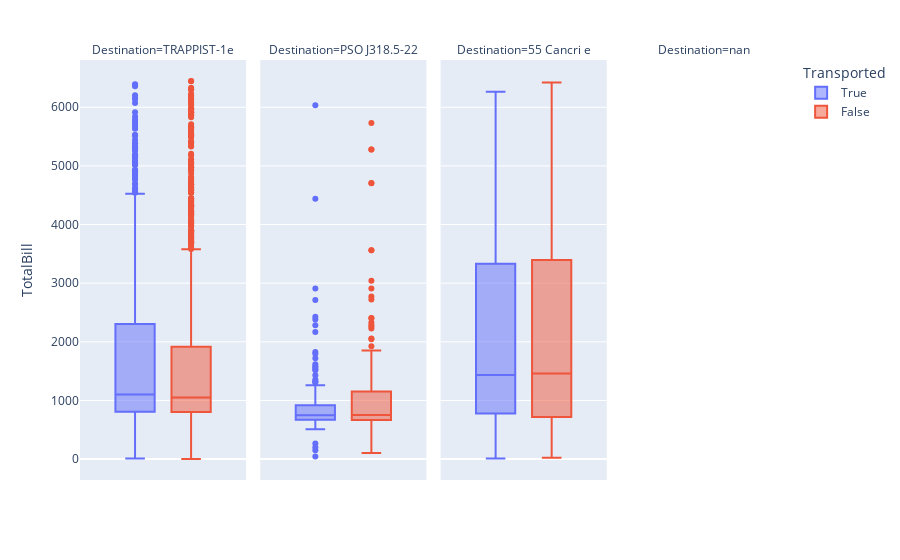

Notebook cell for this chart:
### Code cell
px.box(data_frame= df_in_use.query("TotalBill > TotalBill.quantile(0.05) and TotalBill < TotalBill.quantile(0.95)"), y = 'TotalBill', color= 'Transported', facet_col = 'Destination')

### Figure 1 — Plotly figure (JSON) as saved in the notebook; plotly's stock layout.template omitted (floating-point values rounded to 4 significant figures; data arrays with more than 128 entries replaced by an {"elided": "..."} marker saying what was removed)
{"data": [{"alignmentgroup": "True", "hovertemplate": "Transported=True<br>Destination=TRAPPIST-1e<br>TotalBill=%{y}<extra></extra>", "legendgroup": "True", "marker": {"color": "#636efa"}, "name": "True", "notched": false, "offsetgroup": "True", "orientation": "v", "showlegend": true, "type": "box", "x0": " ", "xaxis": "x", "y": {"elided": "929 int values"}, "y0": " ", "yaxis": "y"}, {"alignmentgroup": "True", "hovertemplate": "Transported=True<br>Destination=PSO J318.5-22<br>TotalBill=%{y}<extra></extra>", "legendgroup": "True", "marker": {"color": "#636efa"}, "name": "True", "notched": false, "offsetgroup": "True", "orientation": "v", "showlegend": false, "type": "box", "x0": " ", "xaxis": "x2", "y": [774, 552, 773, 869, 919, 1315, 2712, 750, 887, 700, 1250, 865, 660, 634, 2427, 661, 787, 681, 700, 919, 742, 774, 562, 685, 600, 689, 1306, 1798, 734, 683, 1824, 6035, 736, 768, 2911, 879, 623, 879, 1359, 609, 1257, 202, 757, 609, 1192, 2284, 684, 610, 623, 604, 769, 1515, 1135, 2166, 44, 692, 670, 636, 706, 671, 741, 264, 757, 150, 697, 570, 773, 937, 847, 691, 1328, 690, 752, 844, 769, 1259, 690, 4439, 808, 1180, 842, 550, 1615, 701, 873, 753, 1721, 753, 728, 653, 606, 1532, 753, 1429, 681, 594, 644, 1562, 677, 736, 605, 695, 1584, 615, 790, 704, 510, 689, 2382, 708, 610, 674, 912, 599, 816, 676], "y0": " ", "yaxis": "y2"}, {"alignmentgroup": "True", "hovertemplate": "Transported=True<br>Destination=55 Cancri e<br>TotalBill=%{y}<extra></extra>", "legendgroup": "True", "marker": {"color": "#636efa"}, "name": "True", "notched": false, "offsetgroup": "True", "orientation": "v", "showlegend": false, "type": "box", "x0": " ", "xaxis": "x3", "y": {"elided": "255 int values"}, "y0": " ", "yaxis": "y3"}, {"alignmentgroup": "True", "hovertemplate": "Transported=False<br>Destination=TRAPPIST-1e<br>TotalBill=%{y}<extra></extra>", "legendgroup": "False", "marker": {"color": "#EF553B"}, "name": "False", "notched": false, "offsetgroup": "False", "orientation": "v", "showlegend": true, "type": "box", "x0": " ", "xaxis": "x", "y": {"elided": "2340 int values"}, "y0": " ", "yaxis": "y"}, {"alignmentgroup": "True", "hovertemplate": "Transported=False<br>Destination=PSO J318.5-22<br>TotalBill=%{y}<extra></extra>", "legendgroup": "False", "marker": {"color": "#EF553B"}, "name": "False", "notched": false, "offsetgroup": "False", "orientation": "v", "showlegend": false, "type": "box", "x0": " ", "xaxis": "x2", "y": {"elided": "257 int values"}, "y0": " ", "yaxis": "y2"}, {"alignmentgroup": "True", "hovertemplate": "Transported=False<br>Destination=55 Cancri e<br>TotalBill=%{y}<extra></extra>", "legendgroup": "False", "marker": {"color": "#EF553B"}, "name": "False", "notched": false, "offsetgroup": "False", "orientation": "v", "showlegend": false, "type": "box", "x0": " ", "xaxis": "x3", "y": {"elided": "485 int values"}, "y0": " ", "yaxis": "y3"}], "layout": {"annotations": [{"font": {}, "showarrow": false, "text": "Destination=TRAPPIST-1e", "x": 0.1175, "xanchor": "center", "xref": "paper", "y": 1, "yanchor": "bottom", "yref": "paper"}, {"font": {}, "showarrow": false, "text": "Destination=PSO J318.5-22", "x": 0.3725, "xanchor": "center", "xref": "paper", "y": 1, "yanchor": "bottom", "yref": "paper"}, {"font": {}, "showarrow": false, "text": "Destination=55 Cancri e", "x": 0.6275, "xanchor": "center", "xref": "paper", "y": 1, "yanchor": "bottom", "yref": "paper"}, {"font": {}, "showarrow": false, "text": "Destination=nan", "x": 0.8825, "xanchor": "center", "xref": "paper", "y": 1, "yanchor": "bottom", "yref": "paper"}], "boxmode": "group", "legend": {"title": {"text": "Transported"}, "tracegroupgap": 0}, "margin": {"t": 60}, "xaxis": {"anchor": "y", "domain": [0, 0.235]}, "xaxis2": {"anchor": "y2", "domain": [0.255, 0.49], "matches": "x"}, "xaxis3": {"anchor": "y3", "domain": [0.51, 0.745], "matches": "x"}, "xaxis4": {"anchor": "y4", "domain": [0.765, 1.0], "matches": "x"}, "yaxis": {"anchor": "x", "domain": [0, 1], "title": {"text": "TotalBill"}}, "yaxis2": {"anchor": "x2", "domain": [0, 1], "matches": "y", "showticklabels": false}, "yaxis3": {"anchor": "x3", "domain": [0, 1], "matches": "y", "showticklabels": false}, "yaxis4": {"anchor": "x4", "domain": [0, 1], "matches": "y", "showticklabels": false}}}
